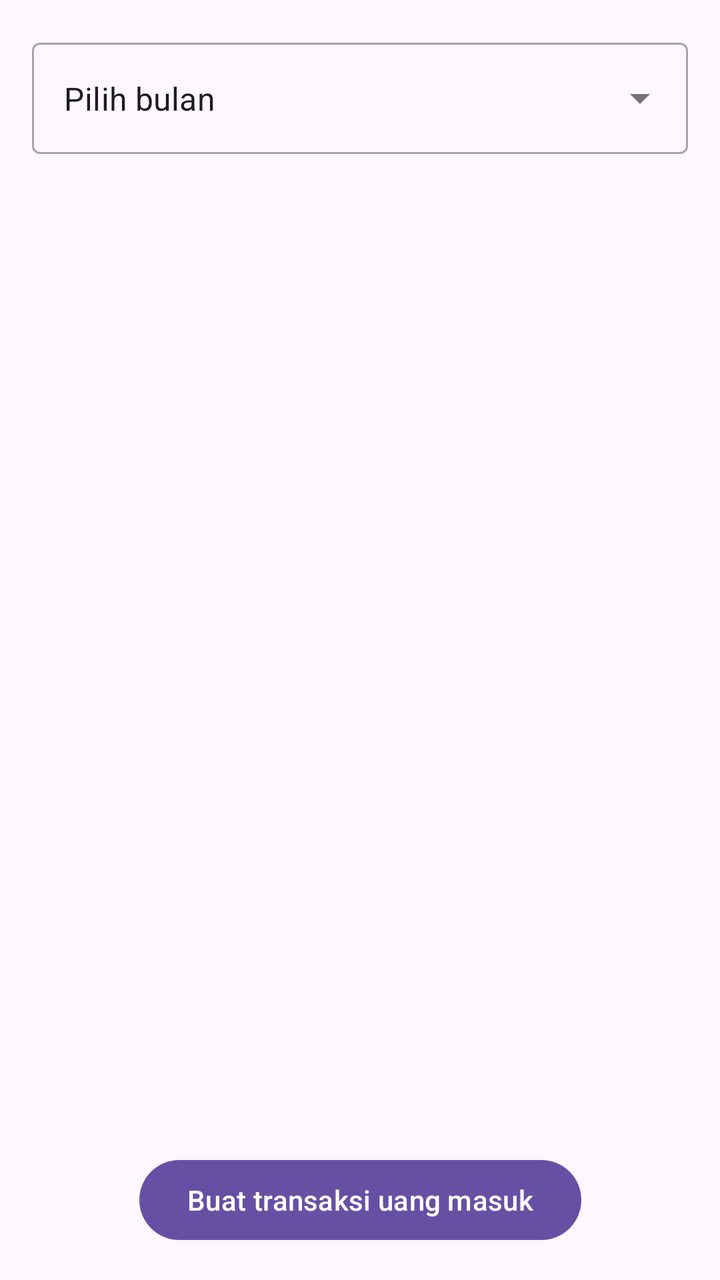
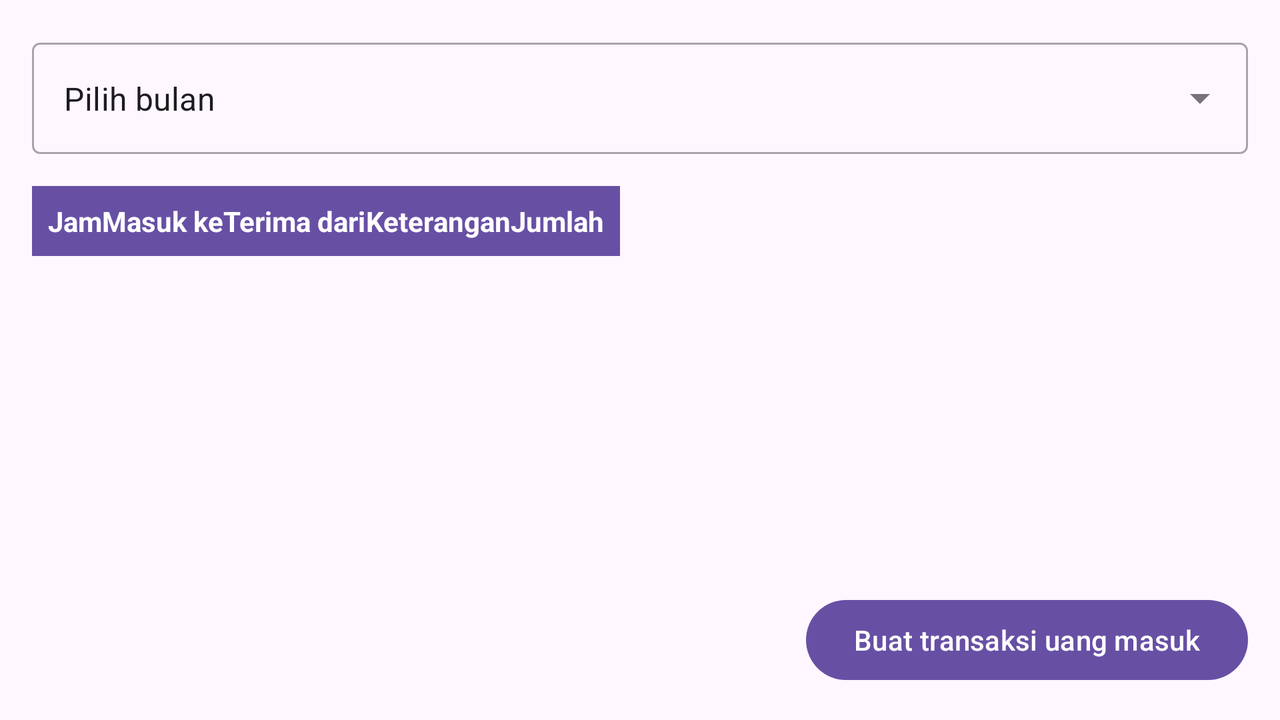

One screen, two layout resources from the same app: the default and the repository's alternative for another configuration. Each is rendered where Android would select it; the XML of both is given below.
<!-- AndroidManifest.xml: application theme Theme.NutaposMoney -->
<!-- res/layout/fragment_daftar_uang_masuk.xml -->
<?xml version="1.0" encoding="utf-8"?>
<androidx.constraintlayout.widget.ConstraintLayout
    xmlns:android="http://schemas.android.com/apk/res/android"
    xmlns:app="http://schemas.android.com/apk/res-auto"
    android:layout_width="match_parent"
    android:layout_height="match_parent">

    <com.google.android.material.textfield.TextInputLayout
        android:id="@+id/datePickerLayout"
        style="@style/Widget.MaterialComponents.TextInputLayout.OutlinedBox.ExposedDropdownMenu"
        android:layout_width="match_parent"
        android:layout_height="wrap_content"
        android:layout_margin="16dp"
        app:layout_constraintTop_toTopOf="parent">

        <AutoCompleteTextView
            android:id="@+id/datePicker"
            android:layout_width="match_parent"
            android:layout_height="wrap_content"
            android:inputType="none"
            android:text="@string/select_month" />

    </com.google.android.material.textfield.TextInputLayout>

    <androidx.recyclerview.widget.RecyclerView
        android:id="@+id/recyclerView"
        android:layout_width="0dp"
        android:layout_height="0dp"
        android:layout_margin="16dp"
        app:layout_constraintBottom_toTopOf="@+id/textTotal"
        app:layout_constraintEnd_toEndOf="parent"
        app:layout_constraintStart_toStartOf="parent"
        app:layout_constraintTop_toBottomOf="@+id/datePickerLayout" />

    <TextView
        android:id="@+id/textTotal"
        android:layout_width="wrap_content"
        android:layout_height="wrap_content"
        android:layout_margin="16dp"
        android:textAppearance="?attr/textAppearanceHeadline6"
        app:layout_constraintBottom_toTopOf="@+id/buttonBuatTransaksi"
        app:layout_constraintEnd_toEndOf="parent" />

    <com.google.android.material.button.MaterialButton
        android:id="@+id/buttonBuatTransaksi"
        android:layout_width="wrap_content"
        android:layout_height="wrap_content"
        android:layout_margin="16dp"
        android:text="@string/buat_transaksi_uang_masuk"
        app:layout_constraintBottom_toBottomOf="parent"
        app:layout_constraintEnd_toEndOf="parent"
        app:layout_constraintStart_toStartOf="parent" />

</androidx.constraintlayout.widget.ConstraintLayout>
<!-- resources referenced by this layout -->
<resources>
  <string name="buat_transaksi_uang_masuk">Buat transaksi uang masuk</string>
  <string name="select_month">Pilih bulan</string>
  <style name="Theme.NutaposMoney" parent="Base.Theme.NutaposMoney" />
  <style name="Base.Theme.NutaposMoney" parent="Theme.Material3.DayNight.NoActionBar">
          
          
      </style>
</resources>
<!-- res/layout-land/fragment_daftar_uang_masuk.xml (the repository's variant of the layout above) -->
<!-- drawn on the phone turned sideways -->
<?xml version="1.0" encoding="utf-8"?>
<androidx.constraintlayout.widget.ConstraintLayout
    xmlns:android="http://schemas.android.com/apk/res/android"
    xmlns:app="http://schemas.android.com/apk/res-auto"
    android:layout_width="match_parent"
    android:layout_height="match_parent">

    <com.google.android.material.textfield.TextInputLayout
        android:id="@+id/datePickerLayout"
        style="@style/Widget.MaterialComponents.TextInputLayout.OutlinedBox.ExposedDropdownMenu"
        android:layout_width="match_parent"
        android:layout_height="wrap_content"
        android:layout_margin="16dp"
        app:layout_constraintTop_toTopOf="parent">

        <AutoCompleteTextView
            android:id="@+id/datePicker"
            android:layout_width="match_parent"
            android:layout_height="wrap_content"
            android:inputType="none"
            android:text="@string/select_month" />

    </com.google.android.material.textfield.TextInputLayout>

    <HorizontalScrollView
        android:layout_width="0dp"
        android:layout_height="0dp"
        android:layout_margin="16dp"
        app:layout_constraintBottom_toTopOf="@+id/textTotal"
        app:layout_constraintEnd_toEndOf="parent"
        app:layout_constraintStart_toStartOf="parent"
        app:layout_constraintTop_toBottomOf="@+id/datePickerLayout">

        <TableLayout
            android:layout_width="wrap_content"
            android:layout_height="match_parent"
            android:stretchColumns="*">

            <TableRow
                android:background="?attr/colorPrimary"
                android:padding="8dp">

                <TextView
                    android:layout_width="wrap_content"
                    android:layout_height="wrap_content"
                    android:text="@string/jam"
                    android:textColor="?attr/colorOnPrimary"
                    android:textStyle="bold" />

                <TextView
                    android:layout_width="wrap_content"
                    android:layout_height="wrap_content"
                    android:text="@string/masuk_ke"
                    android:textColor="?attr/colorOnPrimary"
                    android:textStyle="bold" />

                <TextView
                    android:layout_width="wrap_content"
                    android:layout_height="wrap_content"
                    android:text="@string/terima_dari"
                    android:textColor="?attr/colorOnPrimary"
                    android:textStyle="bold" />

                <TextView
                    android:layout_width="wrap_content"
                    android:layout_height="wrap_content"
                    android:text="@string/keterangan"
                    android:textColor="?attr/colorOnPrimary"
                    android:textStyle="bold" />

                <TextView
                    android:layout_width="wrap_content"
                    android:layout_height="wrap_content"
                    android:text="@string/jumlah"
                    android:textColor="?attr/colorOnPrimary"
                    android:textStyle="bold" />
            </TableRow>

            

        </TableLayout>

    </HorizontalScrollView>

    <TextView
        android:id="@+id/textTotal"
        android:layout_width="wrap_content"
        android:layout_height="wrap_content"
        android:layout_margin="16dp"
        android:textAppearance="?attr/textAppearanceHeadline6"
        app:layout_constraintBottom_toTopOf="@+id/buttonBuatTransaksi"
        app:layout_constraintEnd_toEndOf="parent" />

    <com.google.android.material.button.MaterialButton
        android:id="@+id/buttonBuatTransaksi"
        android:layout_width="wrap_content"
        android:layout_height="wrap_content"
        android:layout_margin="16dp"
        android:text="@string/buat_transaksi_uang_masuk"
        app:layout_constraintBottom_toBottomOf="parent"
        app:layout_constraintEnd_toEndOf="parent" />

</androidx.constraintlayout.widget.ConstraintLayout>
<!-- resources referenced by the variant -->
<!-- as the phone turned sideways resolves them -->
<resources>
  <string name="buat_transaksi_uang_masuk">Buat transaksi uang masuk</string>
  <string name="jam">Jam</string>
  <string name="jumlah">Jumlah</string>
  <string name="keterangan">Keterangan</string>
  <string name="masuk_ke">Masuk ke</string>
  <string name="select_month">Pilih bulan</string>
  <string name="terima_dari">Terima dari</string>
  <style name="Theme.NutaposMoney" parent="Base.Theme.NutaposMoney" />
  <style name="Base.Theme.NutaposMoney" parent="Theme.Material3.DayNight.NoActionBar">
          
          
      </style>
</resources>
